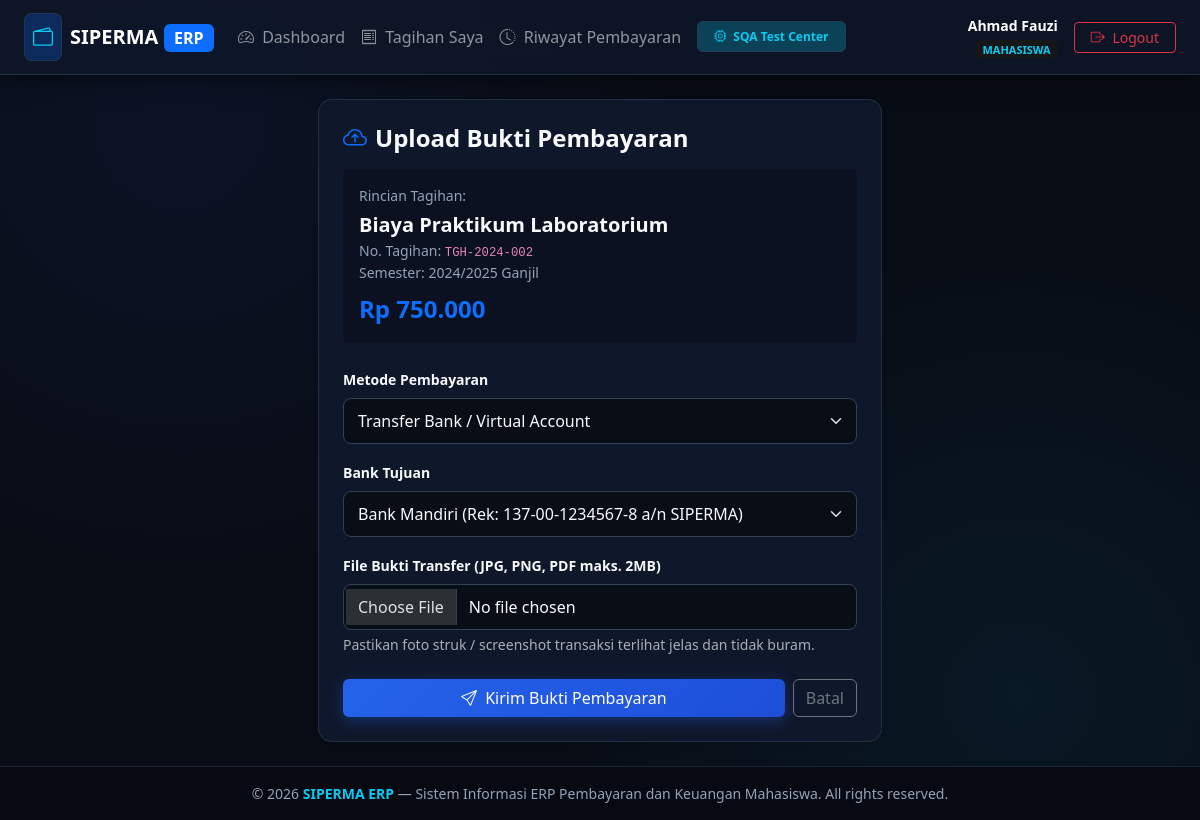
The app's page /mahasiswa/upload?tagihan_id=2 (signed in) with its own data.
### tables this page shows
CREATE TABLE mahasiswa (
    id INTEGER PRIMARY KEY AUTOINCREMENT,
    user_id INTEGER NULL,
    nim VARCHAR(20) UNIQUE NOT NULL,
    nama VARCHAR(100) NOT NULL,
    prodi VARCHAR(100) NOT NULL,
    angkatan VARCHAR(10) NOT NULL,
    email VARCHAR(100),
    telepon VARCHAR(20),
    status VARCHAR(20) DEFAULT 'aktif' CHECK(status IN ('aktif', 'cuti', 'lulus', 'drop_out')),
    created_at DATETIME DEFAULT CURRENT_TIMESTAMP,
    FOREIGN KEY (user_id) REFERENCES users(id) ON DELETE SET NULL
);

CREATE TABLE tagihan (
    id INTEGER PRIMARY KEY AUTOINCREMENT,
    nomor_tagihan VARCHAR(50) UNIQUE NOT NULL,
    mahasiswa_id INTEGER NOT NULL,
    jenis_biaya_id INTEGER NOT NULL,
    semester VARCHAR(20) NOT NULL,
    nominal DECIMAL(12,2) NOT NULL,
    tanggal_terbit DATE NOT NULL,
    tanggal_jatuh_tempo DATE NOT NULL,
    status VARCHAR(20) DEFAULT 'belum_bayar' CHECK(status IN ('belum_bayar', 'menunggu_verifikasi', 'lunas', 'ditolak', 'dibatalkan')),
    created_at DATETIME DEFAULT CURRENT_TIMESTAMP,
    FOREIGN KEY (mahasiswa_id) REFERENCES mahasiswa(id) ON DELETE CASCADE,
    FOREIGN KEY (jenis_biaya_id) REFERENCES jenis_biaya(id) ON DELETE RESTRICT
);

CREATE TABLE jenis_biaya (
    id INTEGER PRIMARY KEY AUTOINCREMENT,
    kode VARCHAR(20) UNIQUE NOT NULL,
    nama VARCHAR(100) NOT NULL,
    nominal_default DECIMAL(12,2) NOT NULL,
    keterangan TEXT,
    status VARCHAR(20) DEFAULT 'aktif' CHECK(status IN ('aktif', 'nonaktif')),
    created_at DATETIME DEFAULT CURRENT_TIMESTAMP
);

### src/Views/mahasiswa/upload.php (the view, shortened to what this page needs)
<?php $pageTitle = 'Upload Bukti Pembayaran'; require_once __DIR__ . '/../layouts/header.php'; ?>
<div class="row justify-content-center">
    <div class="col-md-8 col-lg-6">
        <div class="card card-custom p-4 bg-white shadow-sm">
            <h4 class="fw-bold mb-3"><i class="bi bi-cloud-arrow-up me-2 text-primary"></i>Upload Bukti Pembayaran</h4>
            <div class="card bg-light p-3 mb-4 border-0">
                <div class="small text-muted mb-1">Rincian Tagihan:</div>
                <div class="fw-bold fs-5 text-dark"><?= htmlspecialchars($tagihan['nama_biaya'] ?? 'Tagihan Kuliah') ?></div>
                <div class="text-muted small">No. Tagihan: <code><?= htmlspecialchars($tagihan['nomor_tagihan'] ?? '-') ?></code></div>
                <div class="text-muted small">Semester: <?= htmlspecialchars($tagihan['semester'] ?? '-') ?></div>
                <div class="fw-bold text-primary fs-4 mt-2">Rp <?= number_format($tagihan['nominal'] ?? 0, 0, ',', '.') ?></div>
            </div>
            <form action="/mahasiswa/upload" method="POST" enctype="multipart/form-data">
                <div class="mb-3">
                    <label class="form-label fw-semibold small">Metode Pembayaran</label>
                    <select name="metode_pembayaran" class="form-select" required>
                        <option value="Transfer Bank">Transfer Bank / Virtual Account</option>
                    </select>
                </div>
                <div class="mb-3">
                    <label class="form-label fw-semibold small">Bank Tujuan</label>
                    <select name="bank_tujuan" class="form-select" required>
                        <option value="Bank Mandiri">Bank Mandiri (Rek: 137-00-1234567-8 a/n SIPERMA)</option>
                    </select>
                </div>
                <div class="mb-4">
                    <label class="form-label fw-semibold small">File Bukti Transfer (JPG, PNG, PDF maks. 2MB)</label>
                    <input type="file" name="bukti_transfer" class="form-control" accept=".jpg,.jpeg,.png,.pdf" required>
                    <div class="form-text small">Pastikan foto struk / screenshot transaksi terlihat jelas dan tidak buram.</div>
                </div>
                <div class="d-flex gap-2">
                    <button type="submit" class="btn btn-primary flex-grow-1"><i class="bi bi-send me-1"></i> Kirim Bukti Pembayaran</button>
                    <a href="/mahasiswa/dashboard" class="btn btn-outline-secondary">Batal</a>
                </div>
            </form>
        </div>
    </div>
</div>
<?php require_once __DIR__ . '/../layouts/footer.php'; ?>

### src/Views/layouts/header.php (shortened to what this page needs)
<?php
$currentUser = $_SESSION['user'] ?? null;
$role = $currentUser['role'] ?? 'guest';
?>
<!DOCTYPE html>
<html lang="id" data-bs-theme="dark">
<head>
    <link href="https://cdn.jsdelivr.net/npm/bootstrap@5.3.3/dist/css/bootstrap.min.css" rel="stylesheet">
    <link rel="stylesheet" href="https://cdn.jsdelivr.net/npm/bootstrap-icons@1.11.3/font/bootstrap-icons.min.css">
</head>
<body>
<?php if ($currentUser): ?>
<nav class="navbar navbar-expand-lg navbar-dark navbar-custom sticky-top">
    <div class="container-fluid px-3 px-md-4">
        <a class="navbar-brand fw-bold d-flex align-items-center gap-2" href="/dashboard">
            <span class="d-inline-flex p-1 p-sm-2 rounded-3 bg-primary bg-opacity-25 text-info border border-info border-opacity-25">
                <i class="bi bi-wallet2 fs-5"></i>
            </span>
            <span class="fs-5 tracking-wide">SIPERMA <span class="badge bg-primary text-white fs-6">ERP</span></span>
        </a>
        <div class="collapse navbar-collapse" id="navMenu">
            <ul class="navbar-nav me-auto mb-2 mb-lg-0">
                <li class="nav-item">
                    <a class="nav-link" href="/dashboard"><i class="bi bi-speedometer2 me-1"></i> Dashboard</a>
                </li>
                <?php if ($role === 'mahasiswa'): ?>
                <li class="nav-item"><a class="nav-link" href="/mahasiswa/tagihan"><i class="bi bi-receipt me-1"></i> Tagihan Saya</a></li>
                <li class="nav-item"><a class="nav-link" href="/mahasiswa/riwayat"><i class="bi bi-clock-history me-1"></i> Riwayat Pembayaran</a></li>
                <?php endif; ?>
                <li class="nav-item ms-lg-2">
                    <a class="nav-link badge bg-info bg-opacity-25 text-info border border-info border-opacity-50 mt-1 px-3 py-2" href="/testing">
                        <i class="bi bi-cpu me-1"></i> <strong>SQA Test Center</strong>
                    </a>
                </li>
            </ul>
            <div class="d-flex align-items-center gap-3">
                <div class="text-end d-none d-md-block">
                    <div class="fw-semibold text-white small"><?= htmlspecialchars($currentUser['name'] ?? 'User') ?></div>
                    <span class="badge bg-secondary-subtle text-info text-uppercase" style="font-size: 11px;"><?= htmlspecialchars($currentUser['role'] ?? '') ?></span>
                </div>
                <a href="/logout" class="btn btn-outline-danger btn-sm px-3"><i class="bi bi-box-arrow-right me-1"></i> Logout</a>
            </div>
        </div>
    </div>
</nav>
<?php endif; ?>
<main class="py-3 py-md-4 flex-grow-1">
    <div class="container-fluid px-3 px-md-4">

### src/Views/layouts/header.php (style rules this page uses)
:root { --bg-dark: #07090e; --bg-surface: #0f172a; --bg-card: #131b2e; --border-color: #1e293b; --primary-accent: #3b82f6; --text-primary: #f8fafc; --text-muted: #94a3b8; }
*, *::before, *::after { box-sizing: border-box; }
html, body { overflow-x: hidden; max-width: 100vw; width: 100%; }
body { font-family: 'Segoe UI', system-ui, -apple-system, sans-serif; background: #080c14; background-image: radial-gradient(circle at 15% 15%, rgba(30, 58, 138, 0.15) 0%, transparent 40%), radial-gradient(circle at 85% 85%, rgba(14, 165, 233, 0.08) 0%, transparent 40%); background-attachment: fixed; color: #f1f5f9; min-height: 100vh; display: flex; flex-direction: column; }
.navbar-custom { background: rgba(15, 23, 42, 0.85); backdrop-filter: blur(12px); border-bottom: 1px solid rgba(51, 65, 85, 0.6); box-shadow: 0 4px 20px rgba(0,0,0,0.5); }
.card-custom { background-color: #0f172a; border: 1px solid rgba(51, 65, 85, 0.6); border-radius: 14px; box-shadow: 0 8px 30px rgba(0,0,0,0.4); color: #f1f5f9; transition: all 0.25s ease; }
.form-control, .form-select { background-color: #090d16 !important; border: 1px solid #334155 !important; color: #f8fafc !important; border-radius: 8px; padding: 10px 14px; }
.btn-primary { background: linear-gradient(135deg, #2563eb 0%, #1d4ed8 100%); border: none; box-shadow: 0 4px 15px rgba(37, 99, 235, 0.35); transition: all 0.2s ease; }
.border-top, .border-bottom, .border { border-color: rgba(51, 65, 85, 0.6) !important; }
.bg-light { background-color: #0b1120 !important; color: #e2e8f0 !important; }
.bg-white { background-color: #0f172a !important; color: #f8fafc !important; }
.text-dark { color: #f8fafc !important; }
.text-muted { color: #94a3b8 !important; }

### records on screen
mahasiswa: nama "Ahmad Fauzi"
tagihan: jenis_biaya.nama "Biaya Praktikum Laboratorium", nomor_tagihan "TGH-2024-002", semester "2024/2025 Ganjil", nominal "750.000"

### other values on screen
$currentUser['role'] "MAHASISWA"
